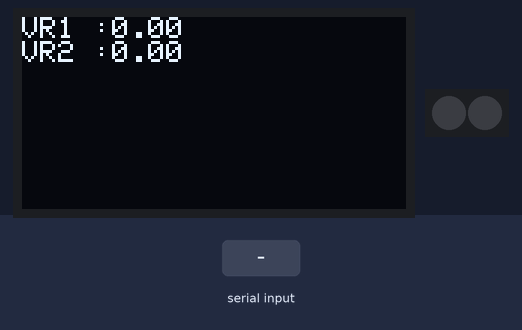
The sketch below on a simulated Arduino Uno, built with avr-gcc and run on an emulated ATmega328P. Shown: 128×64 one-colour display, 2 RGB LEDs in strip order, left to right. The test bench sets the inputs (shaded band). The strip is taken to match the declared colour order; the display library's start-up logo is not drawn.

Above: at 3.2 s.
3.3 s: "R" received over the second serial link
At 3.8 s:
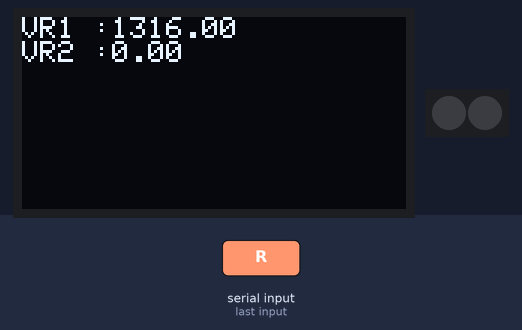
4.8 s: "G" received over the second serial link
At 5.6 s:
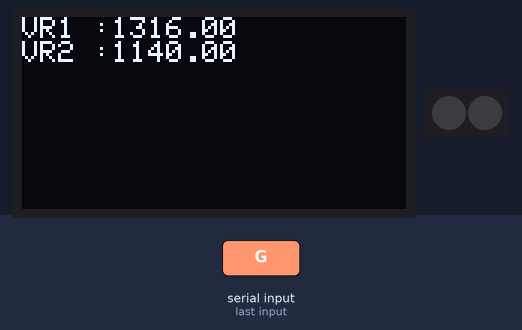
6.4 s: "B" received over the second serial link
At 7.7 s:
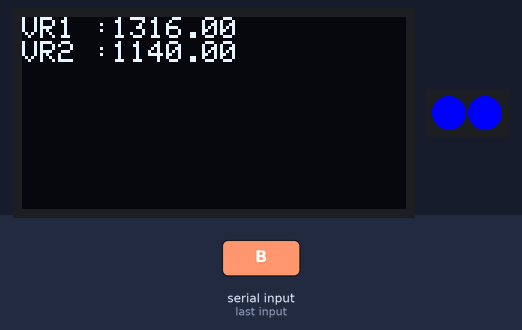
Timing chart, 0 to 9.4 s (numbered marks = the images above; inputs shaded):
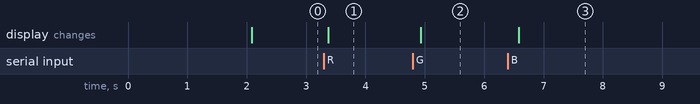

The sketch:

ZX-ADC8-B2.ino
```cpp
#include <Wire.h>
#include <Adafruit_GFX.h>
#include <Adafruit_SSD1306.h>
Adafruit_SSD1306 display(-1);
#include <SoftwareSerial.h>
#include <Adafruit_NeoPixel.h>
#define NUMSLEDs 2
#define PINSLEDs 10

Adafruit_NeoPixel SLEDs = Adafruit_NeoPixel(NUMSLEDs, PINSLEDs, NEO_RGB + NEO_KHZ800);


SoftwareSerial Board2 (2,14);

int loli[2];

float volume1;
float volume2;

void setup(){
Wire.begin();
display.begin(SSD1306_SWITCHCAPVCC, 0x3C);

Board2.begin(9600);

display.display();
delay(2000);
display.clearDisplay();
display.setTextSize(1);
display.setTextColor(WHITE);

pinMode(PINSLEDs,OUTPUT);
SLEDs.begin();
SLEDs.show();
}
 int i=0;
void loop(){
/////////////////////////////////////////////////////////////////
while (Board2.available() > 0) {
    loli[i] = Board2.read();
    i++;
    if(i > 2){
      i = 0;
    }
  }
volume1 = map (loli[0],0,255,0,4095);
volume2 = map (loli[1],0,255,0,4095);
display.clearDisplay();
display.setCursor(0, 0);
display.print("VR1 :");
display.println(volume1);
display.print("VR2 :");
display.println(volume2);
display.display();
delay(100);

if(loli[2] == 'R'){
    SLEDs.setPixelColor(0, SLEDs.Color(255,0,0));
    SLEDs.setPixelColor(1, SLEDs.Color(255,0,0));
    SLEDs.show();
  }else if(loli[2] == 'G'){
    SLEDs.setPixelColor(0, SLEDs.Color(0,255,0));
    SLEDs.setPixelColor(1, SLEDs.Color(0,255,0));
    SLEDs.show();
  }else if(loli[2] == 'B'){
    SLEDs.setPixelColor(0, SLEDs.Color(0,0,255));
    SLEDs.setPixelColor(1, SLEDs.Color(0,0,255));
    SLEDs.show();
  }

}
```

Measured:
- after the input at 3.3 s, the display: changes after 0.08 s (image 1)
- after the input at 4.8 s, the display: changes after 0.13 s (image 2)
